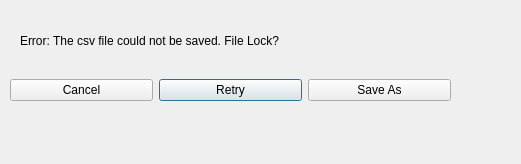
<?xml version="1.0" encoding="UTF-8"?>
<ui version="4.0">
 <class>geocsvDialogNew</class>
 <widget class="QDialog" name="geocsvDialogNew">
  <property name="geometry">
   <rect>
    <x>0</x>
    <y>0</y>
    <width>521</width>
    <height>164</height>
   </rect>
  </property>
  <property name="windowTitle">
   <string>GeoCSV Editor</string>
  </property>
  <widget class="QWidget" name="gridLayoutWidget">
   <property name="geometry">
    <rect>
     <x>10</x>
     <y>60</y>
     <width>441</width>
     <height>61</height>
    </rect>
   </property>
   <layout class="QGridLayout" name="gridLayout">
    <item row="3" column="2">
     <widget class="QPushButton" name="retryButton">
      <property name="text">
       <string>Retry</string>
      </property>
     </widget>
    </item>
    <item row="3" column="1">
     <widget class="QPushButton" name="cancelButton">
      <property name="text">
       <string>Cancel</string>
      </property>
     </widget>
    </item>
    <item row="3" column="3">
     <widget class="QPushButton" name="saveAsButton">
      <property name="text">
       <string>Save As</string>
      </property>
     </widget>
    </item>
   </layout>
  </widget>
  <widget class="QLabel" name="label">
   <property name="geometry">
    <rect>
     <x>20</x>
     <y>30</y>
     <width>511</width>
     <height>21</height>
    </rect>
   </property>
   <property name="text">
    <string>Error: The csv file could not be saved. File Lock?</string>
   </property>
  </widget>
 </widget>
 <resources/>
 <connections/>
 <buttongroups>
  <buttongroup name="geometryTypeGroup"/>
 </buttongroups>
</ui>
